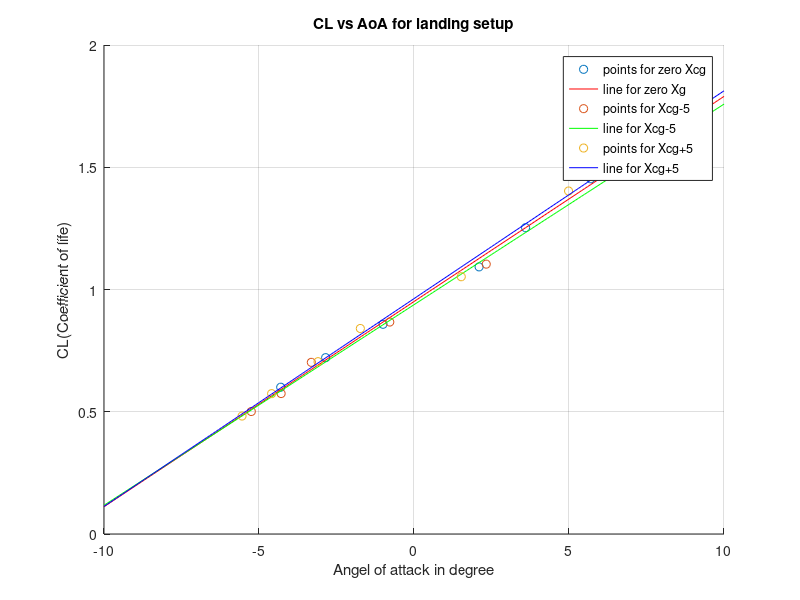

This figure's MATLAB source:

%%
clear
clc
%xcg=0
%landing
range = [-10:0.1:10];
rho = 1.225;
IAS_landing = ([108.9,99.3,91,80.6,75.2,69.8])*0.5144;
MassOfFuel_landing = ([930,924.8,919,915.6,907.8,903.3]+3100+503).*0.453592;

WeightofFuel_landing = MassOfFuel_landing.*9.81;
CL_landing = WeightofFuel_landing./(0.5.*rho.*IAS_landing.^2.*17.48);
AoA_landing = [-4.3,-2.85,-1,2.1,3.6,5.7];

hold on
scatter(AoA_landing,CL_landing,'r*');
p2 = polyfit(AoA_landing,CL_landing,1);
hold on
plot(range,p2(1).*range+p2(2),'r');
hold on
%%
%landing
%xcg-5
IAS_landing = [119.3,111.3,100.6,90.5,80.2,69.6].*0.5144;
rho = 1.225;
MassOfFuel_landing=(3100+503+[936.8,926.9,920.8,917.6,917,914.6]).*0.453592;
WeightOfFuel_landing = MassOfFuel_landing.*9.81;
CL_landing = WeightOfFuel_landing./(0.5.*rho.*IAS_landing.^2.*17.48);
AoA_landing=[-5.248,-4.286,-3.312,-0.781,2.33,6.249];

hold on
scatter(AoA_landing,CL_landing,'g*');
p2 = polyfit(AoA_landing,CL_landing,1);
hold on
plot(range,p2(1).*range+p2(2),'g');
hold on 
%%
%landing
%xcg + 5
IAS_landing = ([119.4,109.7,99.13,90.9,80.6,69.72])*0.5144;
MassOfFuel_landing = ([776.5,795.1,807,818.8,748.9,738.5]+3100+503).*0.453592;

WeightofFuel_landing = MassOfFuel_landing.*9.81;
CL_landing = WeightofFuel_landing./(0.5.*rho.*IAS_landing.^2.*17.48);
AoA_landing = [-5.547,-4.593,-3.096,-1.731,1.525,4.986];

hold on
scatter(AoA_landing,CL_landing,'b*');
p2 = polyfit(AoA_landing,CL_landing,1);
hold on
plot(range,p2(1).*range+p2(2),'b');

legend('points for zero Xcg','line for zero Xg','points for Xcg-5','line for Xcg-5','points for Xcg+5','line for Xcg+5');
xlabel('Angel of attack in degree');
ylabel('CL(Coefficient of life)');
title('CL vs AoA for landing setup');
grid on
hold off
